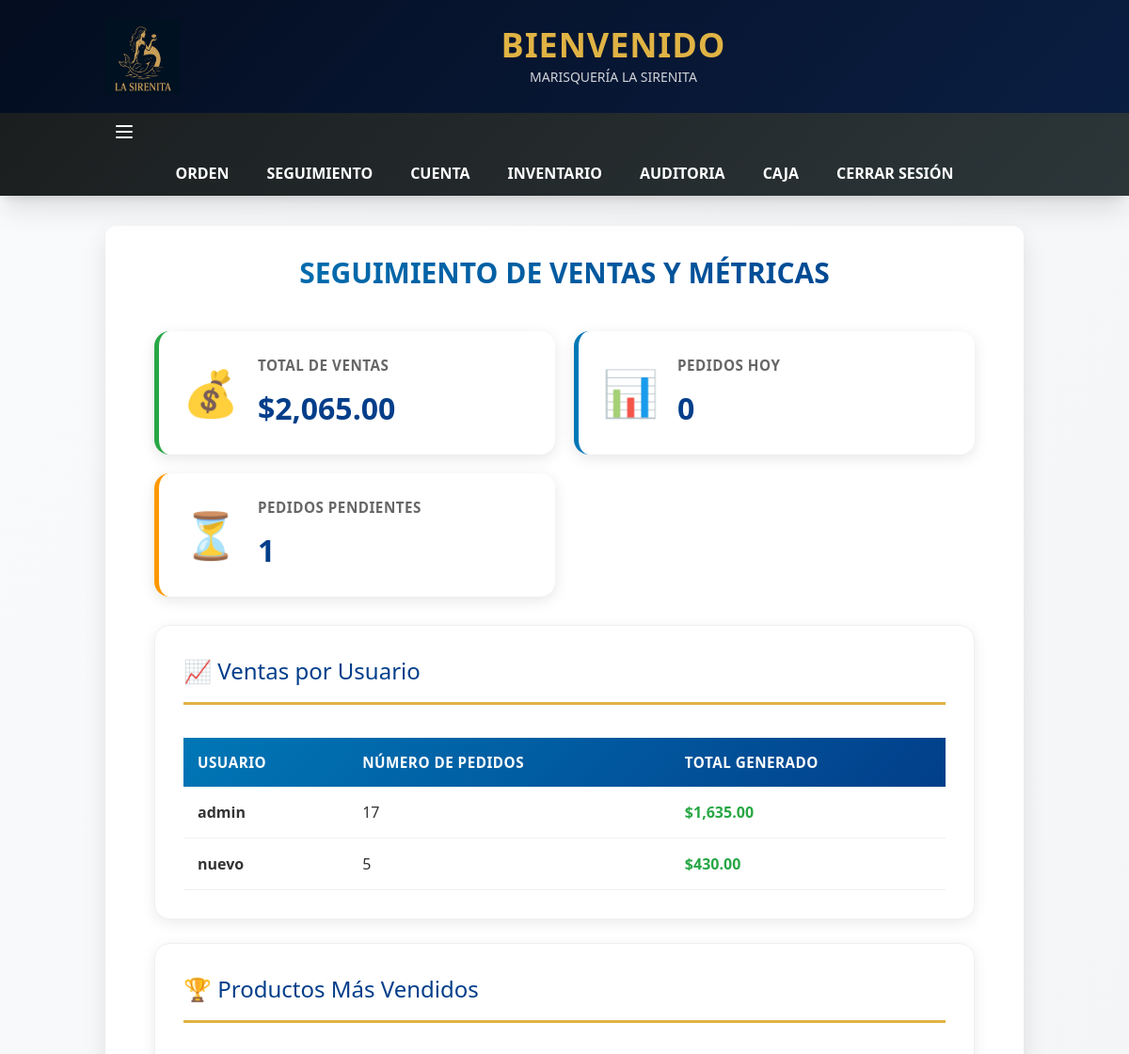
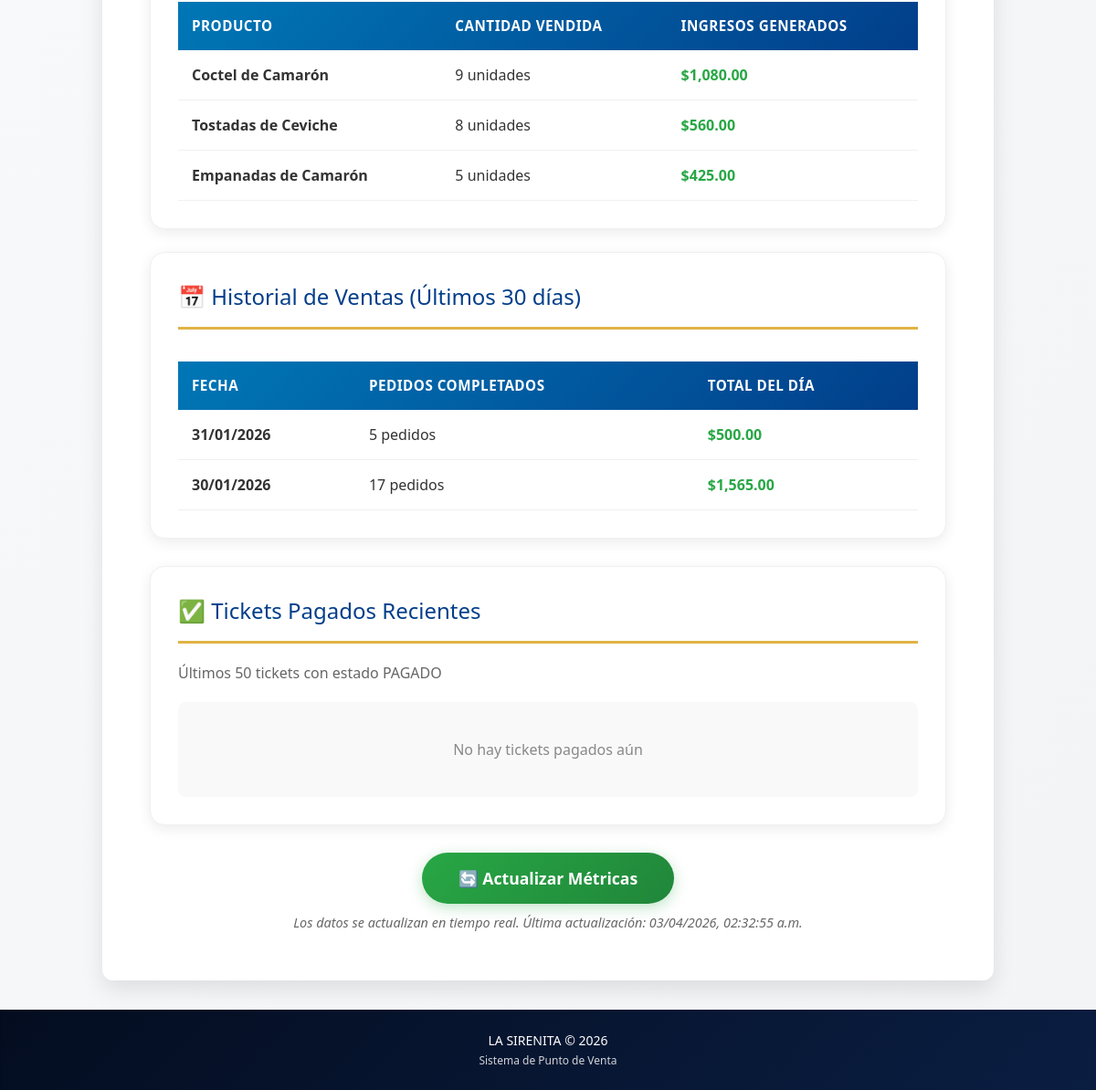
Before: /SEGUIMIENTO/ (signed in) with the older database file (2 pictures, top to bottom).
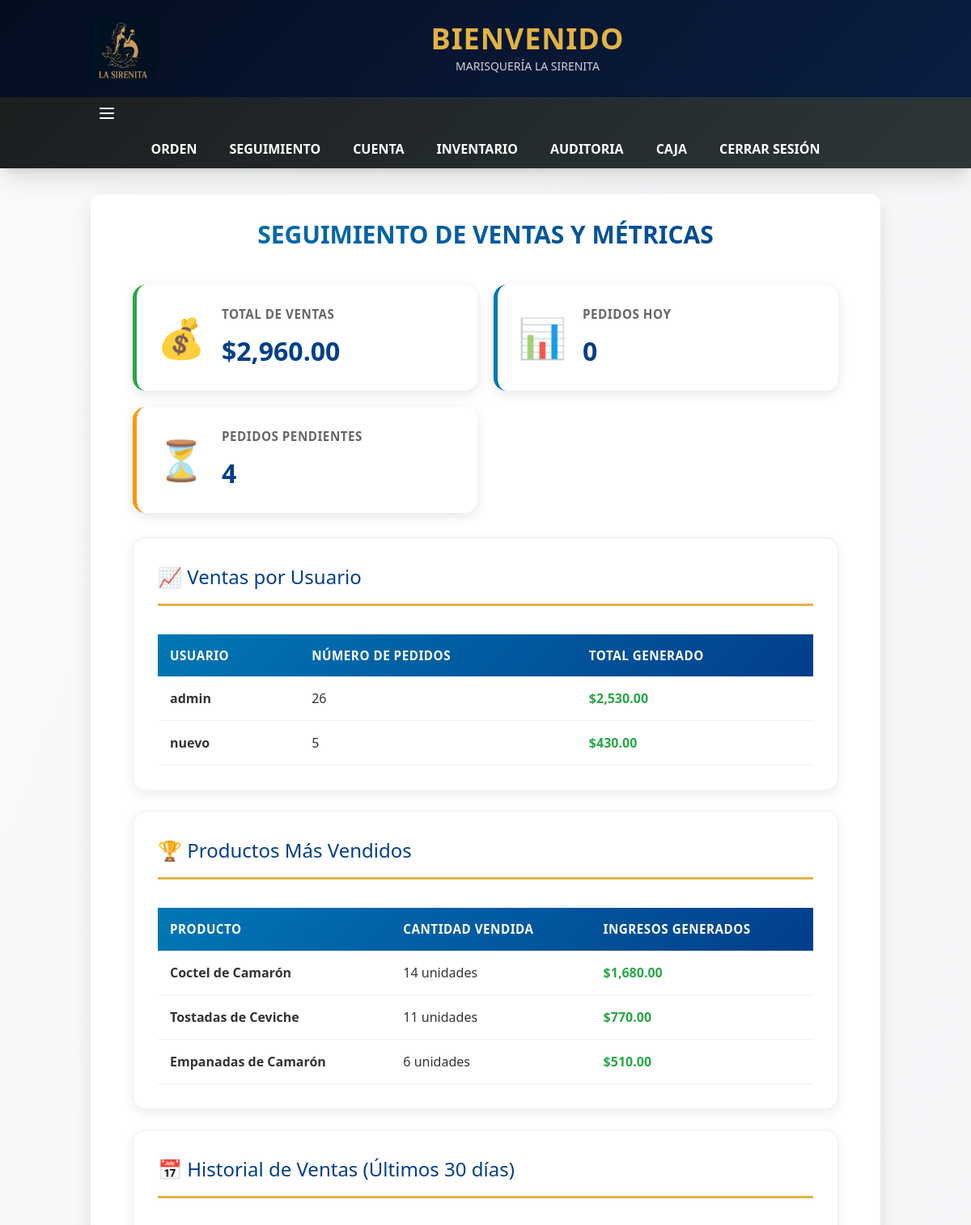
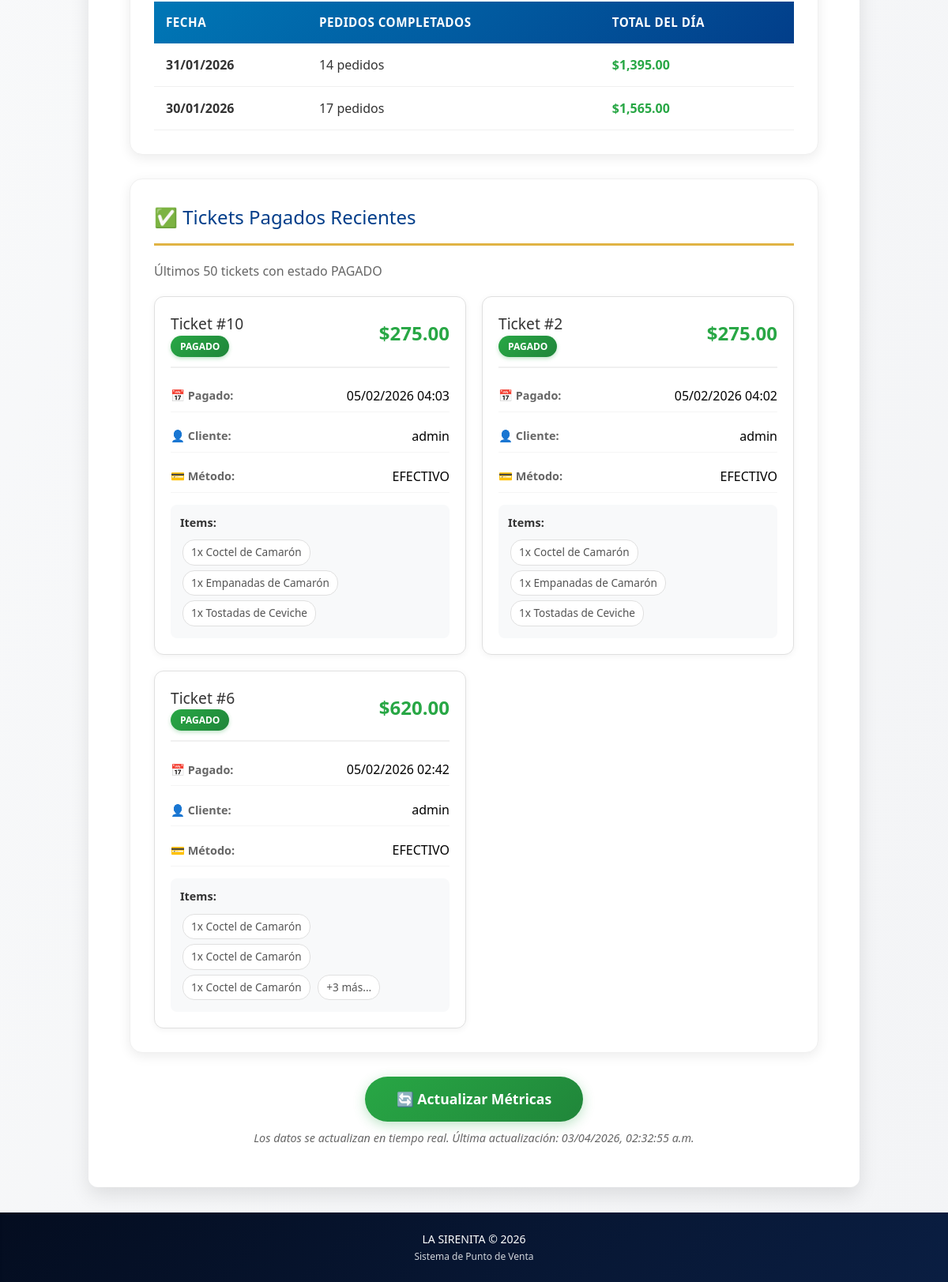
After: the same page with the newer database file (2 pictures, top to bottom).
### SIRENITA/models.py (models this page shows, shortened)
class Producto(models.Model):
    categoria = models.ForeignKey(Categoria, on_delete=models.CASCADE, related_name="productos")
    nombre = models.CharField(max_length=200)
    precio = models.DecimalField(max_digits=8, decimal_places=2)
    disponible = models.BooleanField(default=True)

class Pedido(models.Model):
    ESTADO_PAGO_CHOICES = [
        ('PENDIENTE_DE_PAGO', 'Pendiente de Pago'),
        ('PAGADO', 'Pagado'),
        ('CANCELADO', 'Cancelado'),
    ]
    METODO_PAGO_CHOICES = [
        ('EFECTIVO', 'Efectivo'),
        ('TARJETA', 'Tarjeta'),
        ('TRANSFERENCIA', 'Transferencia'),
        ('STRIPE', 'Stripe'),
        ('MERCADOPAGO', 'MercadoPago'),
    ]
    usuario = models.ForeignKey(User, on_delete=models.CASCADE, null=True, blank=True)
    numero_cliente = models.IntegerField(null=True, blank=True)
    mesa = models.IntegerField(null=True, blank=True)
    personas = models.IntegerField(null=True, blank=True)
    observaciones = models.TextField(null=True, blank=True)
    creado = models.DateTimeField(auto_now_add=True)
    completado = models.BooleanField(default=False)
    estado_pago = models.CharField(max_length=20, choices=ESTADO_PAGO_CHOICES, default='PENDIENTE_DE_PAGO')
    cupon_aplicado = models.ForeignKey(Cupon, on_delete=models.SET_NULL, null=True, blank=True, related_name='pedidos')
    descuento_aplicado = models.DecimalField(max_digits=10, decimal_places=2, default=0)
    fecha_pago = models.DateTimeField(null=True, blank=True)
    metodo_pago = models.CharField(max_length=20, choices=METODO_PAGO_CHOICES, null=True, blank=True)
    def total(self):
        return sum(item.subtotal() for item in self.items.filter(solicitado=True))
    def total_con_descuento(self):
        return self.total() - self.descuento_aplicado

class ItemPedido(models.Model):
    pedido = models.ForeignKey(Pedido, on_delete=models.CASCADE, related_name="items")
    producto = models.ForeignKey(Producto, on_delete=models.CASCADE)
    cantidad = models.PositiveIntegerField(default=1)
    observaciones = models.TextField(blank=True, null=True)
    solicitado = models.BooleanField(default=False)  # True cuando se envía a cocina/bar
    def subtotal(self):
        return self.cantidad * self.producto.precio

### SIRENITA/views.py (the view)
# urls.py: path('SEGUIMIENTO/', views.SEGUIMIENTO, name='SEGUIMIENTO'),
@login_required
def SEGUIMIENTO(request):
    total_ventas = Pedido.objects.filter(completado=True).aggregate(
        total=Sum(F('items__cantidad') * F('items__producto__precio'), output_field=DecimalField())
    )['total'] or 0
    ventas_por_usuario = Pedido.objects.filter(completado=True).values(
        'usuario__username'
    ).annotate(
        total=Sum(F('items__cantidad') * F('items__producto__precio'), output_field=DecimalField()),
        num_pedidos=Count('id')
    ).order_by('-total')
    productos_mas_vendidos = ItemPedido.objects.filter(
        pedido__completado=True
    ).values(
        'producto__nombre'
    ).annotate(
        cantidad_total=Sum('cantidad'),
        ingresos=Sum(F('cantidad') * F('producto__precio'), output_field=DecimalField())
    ).order_by('-cantidad_total')[:10]
    historial_ventas = Pedido.objects.filter(
        completado=True
    ).annotate(
        fecha=TruncDate('creado')
    ).values('fecha').annotate(
        total_dia=Sum(F('items__cantidad') * F('items__producto__precio'), output_field=DecimalField()),
        num_pedidos=Count('id')
    ).order_by('-fecha')[:30]
    pedidos_pendientes = Pedido.objects.filter(completado=False).count()
    from django.utils import timezone
    hoy = timezone.now().date()
    pedidos_hoy = Pedido.objects.filter(completado=True, creado__date=hoy).count()
    tickets_pagados = Pedido.objects.filter(
        estado_pago='PAGADO'
    ).select_related('usuario', 'cupon_aplicado').prefetch_related('items__producto').order_by('-fecha_pago')[:50]
    context = {
        'total_ventas': total_ventas,
        'ventas_por_usuario': ventas_por_usuario,
        'productos_mas_vendidos': productos_mas_vendidos,
        'historial_ventas': historial_ventas,
        'pedidos_pendientes': pedidos_pendientes,
        'pedidos_hoy': pedidos_hoy,
        'tickets_pagados': tickets_pagados,
    }
    return render(request, 'SEGUIMIENTO.html', context)

### SIRENITA/templatetags/number_format.py (called while the page is built)
@register.filter
def format_number_en(value):
    if value in (None, ""):
        return "0.00"
    try:
        amount = Decimal(str(value))
    except (InvalidOperation, TypeError, ValueError):
        return value
    return f"{amount:,.2f}"

@register.filter
def format_int_en(value):
    if value in (None, ""):
        return "0"
    try:
        number = int(value)
    except (TypeError, ValueError):
        return value
    return f"{number:,}"

### SIRENITA/templates/SEGUIMIENTO.html (shortened to what the changed rows need)
{% extends 'LAYOUT.html' %}
{% load static number_format %}
{% block page_title %} SEGUIMIENTO DE VENTAS Y MÉTRICAS {% endblock %}
{% block content %}
<div class="seguimiento-container">
    <div class="resumen-cards">
        <div class="metric-card card-verde">
            <div class="metric-content">
                <h3>Total de Ventas</h3>
                <p class="metric-value">${{ total_ventas|format_number_en }}</p>
            </div>
        </div>
        <div class="metric-card card-naranja">
            <div class="metric-content">
                <h3>Pedidos Pendientes</h3>
                <p class="metric-value">{{ pedidos_pendientes|format_int_en }}</p>
            </div>
        </div>
    </div>
    <div class="section-card">
        <h2>📈 Ventas por Usuario</h2>
        <div class="table-responsive">
            <table class="data-table">
                <thead>
                    <tr>
                        <th>Usuario</th>
                        <th>Número de Pedidos</th>
                        <th>Total Generado</th>
                    </tr>
                </thead>
                <tbody>
                    {% for venta in ventas_por_usuario %}
                    <tr>
                        <td><strong>{{ venta.usuario__username|default:"Sistema" }}</strong></td>
                        <td>{{ venta.num_pedidos|format_int_en }}</td>
                        <td class="text-success">${{ venta.total|format_number_en }}</td>
                    </tr>
                    {% empty %}
                    <tr>
                        <td colspan="3" class="text-center text-muted">No hay ventas registradas</td>
                    </tr>
                    {% endfor %}
                </tbody>
            </table>
        </div>
    </div>
    <div class="section-card">
        <h2>🏆 Productos Más Vendidos</h2>
        <div class="table-responsive">
            <table class="data-table">
                <thead>
                    <tr>
                        <th>Producto</th>
                        <th>Cantidad Vendida</th>
                        <th>Ingresos Generados</th>
                    </tr>
                </thead>
                <tbody>
                    {% for producto in productos_mas_vendidos %}
                    <tr>
                        <td><strong>{{ producto.producto__nombre }}</strong></td>
                        <td>{{ producto.cantidad_total|format_int_en }} unidades</td>
                        <td class="text-success">${{ producto.ingresos|format_number_en }}</td>
                    </tr>
                    {% empty %}
                    <tr>
                        <td colspan="3" class="text-center text-muted">No hay productos vendidos</td>
                    </tr>
                    {% endfor %}
                </tbody>
            </table>
        </div>
    </div>
    <div class="section-card">
        <h2>📅 Historial de Ventas (Últimos 30 días)</h2>
        <div class="table-responsive">
            <table class="data-table">
                <thead>
                    <tr>
                        <th>Fecha</th>
                        <th>Pedidos Completados</th>
                        <th>Total del Día</th>
                    </tr>
                </thead>
                <tbody>
                    {% for dia in historial_ventas %}
                    <tr>
                        <td><strong>{{ dia.fecha|date:"d/m/Y" }}</strong></td>
                        <td>{{ dia.num_pedidos|format_int_en }} pedidos</td>
                        <td class="text-success">${{ dia.total_dia|format_number_en }}</td>
                    </tr>
                    {% empty %}
                    <tr>
                        <td colspan="3" class="text-center text-muted">No hay historial disponible</td>
                    </tr>
                    {% endfor %}
                </tbody>
            </table>
        </div>
    </div>
    <div class="section-card" style="margin-top: 30px;">
        <h2>✅ Tickets Pagados Recientes</h2>
        {% if tickets_pagados %}
        <div class="tickets-pagados-grid">
            {% for ticket in tickets_pagados %}
            <div class="ticket-pagado-card">
                <div class="ticket-pagado-header">
                    <div>
                        <h4>Ticket #{{ ticket.id }}</h4>
                        <span class="badge badge-pagado">PAGADO</span>
                    </div>
                    <div class="ticket-pagado-total">
                        ${{ ticket.total_con_descuento|format_number_en }}
                    </div>
                </div>
                <div class="ticket-pagado-info">
                    <div class="info-item">
                        <span class="info-label">📅 Pagado:</span>
                        <span>{{ ticket.fecha_pago|date:"d/m/Y H:i" }}</span>
                    </div>
                    <div class="info-item">
                        <span class="info-label">👤 Cliente:</span>
                        <span>{{ ticket.usuario.username|default:"Sistema" }}</span>
                    </div>
                    <div class="info-item">
                        <span class="info-label">💳 Método:</span>
                        <span>{{ ticket.metodo_pago|default:"Efectivo"|upper }}</span>
                    </div>
                </div>
                <div class="ticket-items-mini">
                    <strong>Items:</strong>
                    {% for item in ticket.items.all|slice:":3" %}
                        <span class="item-mini">{{ item.cantidad|format_int_en }}x {{ item.producto.nombre }}</span>
                    {% endfor %}
                    {% if ticket.items.count > 3 %}
                        <span class="item-mini">+{{ ticket.items.count|add:"-3"|format_int_en }} más...</span>
                    {% endif %}
                </div>
            </div>
            {% endfor %}
        </div>
        {% else %}
        <div style="text-align:center; padding: 40px; color:#888; background:#f9f9f9; border-radius:8px;">
            <p>No hay tickets pagados aún</p>
        </div>
        {% endif %}
    </div>
</div>
{% endblock %}

Changed rows visible on the page:
computed for Producto "Coctel de Camarón": cantidad_total "9" → "14"; ingresos "1,080.00" → "1,680.00"
computed for Producto "Tostadas de Ceviche": cantidad_total "8" → "11"; ingresos "560.00" → "770.00"
computed for Producto "Empanadas de Camarón": cantidad_total "5" → "6"; ingresos "425.00" → "510.00"
added Pedido: id "10", total_con_descuento "275.00", fecha_pago "05/02/2026 04:03", usuario.username "admin", metodo_pago "EFECTIVO"
added ItemPedido: cantidad "1", producto.nombre "Coctel de Camarón", shown under "10"
added ItemPedido: cantidad "1", producto.nombre "Empanadas de Camarón", shown under "10"
added ItemPedido: cantidad "1", producto.nombre "Tostadas de Ceviche", shown under "10"
now on this page (row edited): Pedido: id "2", total_con_descuento "275.00", fecha_pago "05/02/2026 04:02", usuario.username "admin", metodo_pago "EFECTIVO"
now on this page (row unchanged): ItemPedido: cantidad "1", producto.nombre "Coctel de Camarón", shown under "2"
now on this page (row unchanged): ItemPedido: cantidad "1", producto.nombre "Empanadas de Camarón", shown under "2"
now on this page (row unchanged): ItemPedido: cantidad "1", producto.nombre "Tostadas de Ceviche", shown under "2"
now on this page (row edited): Pedido: id "6", total_con_descuento "620.00", fecha_pago "05/02/2026 02:42", usuario.username "admin", metodo_pago "EFECTIVO", items.count|add "3"
now on this page (row unchanged): ItemPedido: cantidad "1", producto.nombre "Coctel de Camarón", shown under "6"
now on this page (row unchanged): ItemPedido: cantidad "1", producto.nombre "Coctel de Camarón", shown under "6"
now on this page (row unchanged): ItemPedido: cantidad "1", producto.nombre "Coctel de Camarón", shown under "6"
Other visible differences:
{{ total_ventas|format_number_en }}: "2,065.00" → "2,960.00"
{{ pedidos_pendientes|format_int_en }}: "1" → "4"
new list line: "admin 26 $ 2,530.00"
new list line: "31/01/2026 14 pedidos $ 1,395.00"
list line gone: "admin 17 $ 1,635.00"
list line gone: "31/01/2026 5 pedidos $ 500.00"
text no longer shown: "No hay tickets pagados aún"
